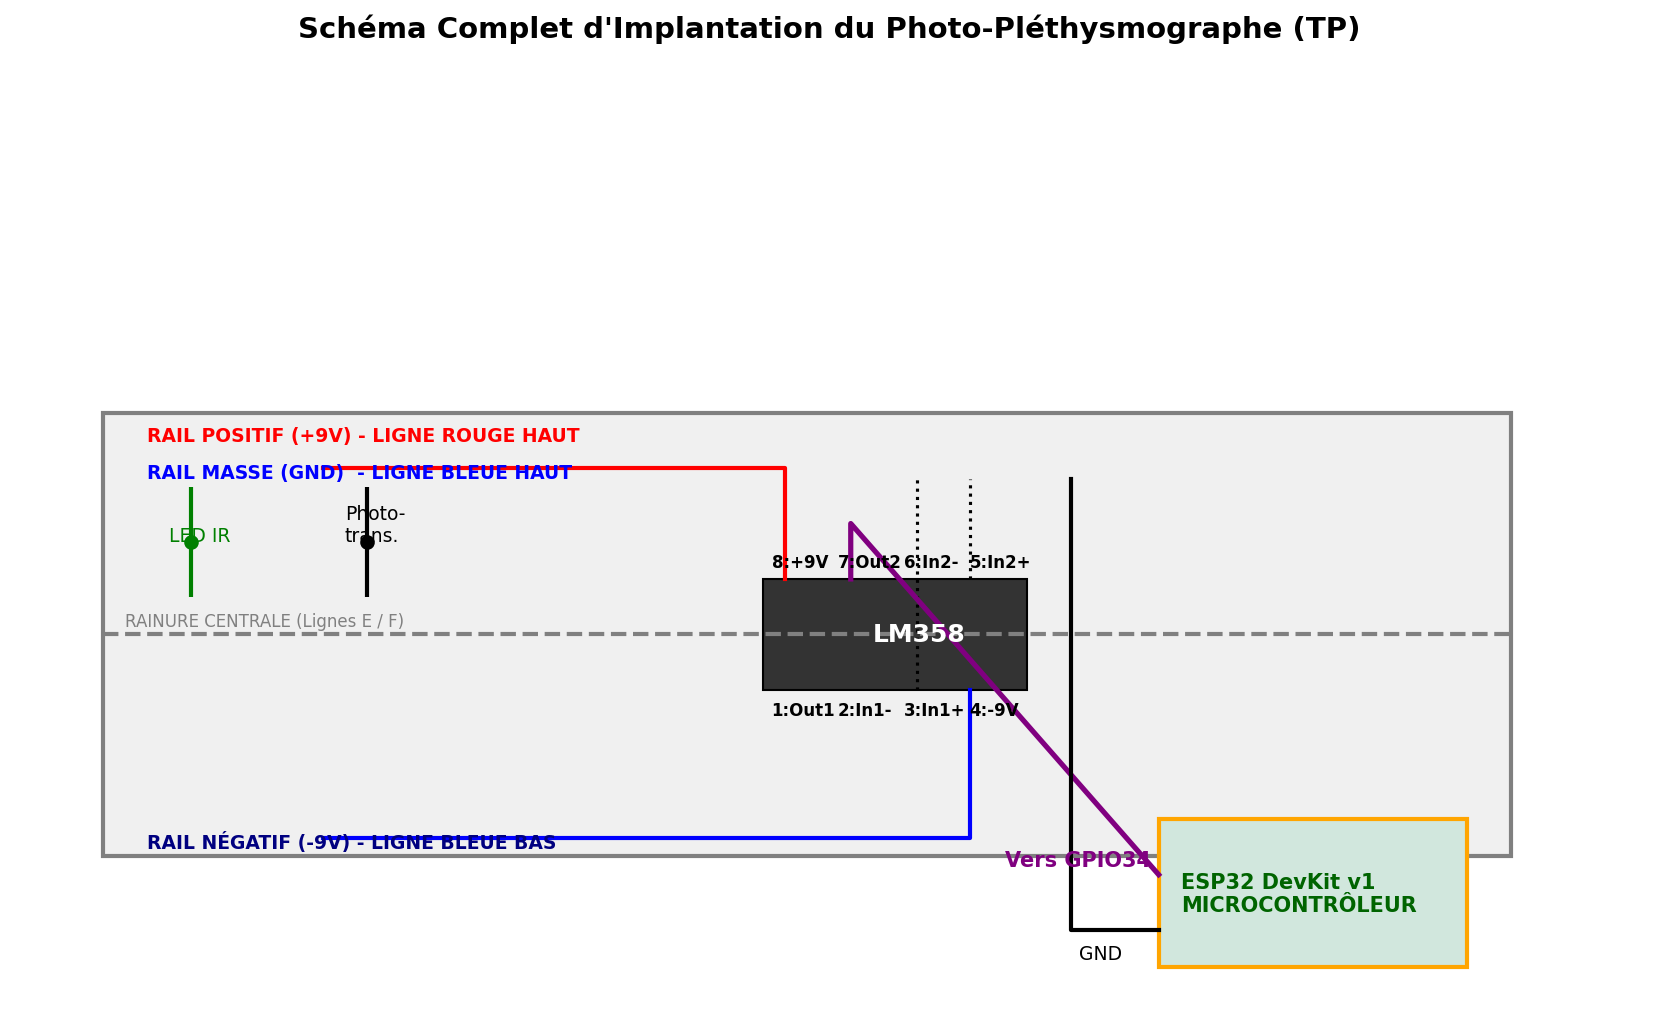

The script that saved this image:
import matplotlib.pyplot as plt
import matplotlib.patches as patches

# Création de la figure
fig, ax = plt.subplots(figsize=(14, 8))
ax.set_xlim(-2, 35)
ax.set_ylim(-10, 15)
ax.axis('off')

# 1. Dessin de la Breadboard (Plaque d'essai)
breadboard = patches.Rectangle((0, -6), 32, 12, edgecolor='gray', facecolor='#f0f0f0', lw=2)
ax.add_patch(breadboard)
ax.text(1, 5.2, "RAIL POSITIF (+9V) - LIGNE ROUGE HAUT", color='red', fontsize=9, weight='bold')
ax.text(1, 4.2, "RAIL MASSE (GND)  - LIGNE BLEUE HAUT", color='blue', fontsize=9, weight='bold')
ax.text(1, -5.8, "RAIL NÉGATIF (-9V) - LIGNE BLEUE BAS", color='navy', fontsize=9, weight='bold')

# Rainure centrale
ax.plot([0, 32], [0, 0], color='gray', linestyle='--', lw=2)
ax.text(0.5, 0.2, "RAINURE CENTRALE (Lignes E / F)", color='gray', fontsize=8)

# 2. Dessin du Circuit Intégré LM358
lm358 = patches.Rectangle((15, -1.5), 6, 3, edgecolor='black', facecolor='#333333')
ax.add_patch(lm358)
ax.text(17.5, -0.2, "LM358", color='white', fontsize=12, weight='bold')
# Broches (Pins) du LM358
pins_bas = ["1:Out1", "2:In1-", "3:In1+", "4:-9V"]
pins_haut = ["8:+9V", "7:Out2", "6:In2-", "5:In2+"]
for i in range(4):
    ax.text(15.2 + i*1.5, -2.2, pins_bas[i], fontsize=8, color='black', weight='bold')
    ax.text(15.2 + i*1.5, 1.8, pins_haut[i], fontsize=8, color='black', weight='bold')

# 3. Composants : Émetteur / Récepteur (Colonnes 2 et 6)
# LED IR
ax.errorbar(2, 2.5, yerr=1.5, fmt='o', color='green', label='LED IR', lw=2)
ax.text(1.5, 2.5, "LED IR", color='green', fontsize=9)
# Phototransistor
ax.errorbar(6, 2.5, yerr=1.5, fmt='o', color='black', label='Phototransistor', lw=2)
ax.text(5.5, 2.5, "Photo-\ntrans.", color='black', fontsize=9)

# 4. Dessin des Connexions Majeures (Fils)
# Alimentation LM358
ax.plot([15.5, 15.5, 5], [1.5, 4.5, 4.5], color='red', lw=2, label='+9V') # Pin 8 au +9V
ax.plot([19.7, 19.7, 5], [-1.5, -5.5, -5.5], color='blue', lw=2, label='-9V') # Pin 4 au -9V
# Masses (Pins 3 et 5)
ax.plot([18.5, 18.5], [-1.5, 4.2], color='black', lw=1.5, linestyle=':') # Pin 3 à la Masse
ax.plot([19.7, 19.7], [1.5, 4.2], color='black', lw=1.5, linestyle=':') # Pin 5 à la Masse

# 5. Dessin de la carte ESP32 DevKit v1 (En bas à droite)
esp32 = patches.Rectangle((24, -9), 7, 4, edgecolor='orange', facecolor='#d1e7dd', lw=2)
ax.add_patch(esp32)
ax.text(24.5, -7.5, "ESP32 DevKit v1\nMICROCONTRÔLEUR", color='darkgreen', fontsize=10, weight='bold')

# Connexion Sortie Finale (Pin 7) vers GPIO34 (entrée analogique) de l'ESP32
# Attention : l'ADC de l'ESP32 accepte 0 à 3,3 V maximum (voir hardware/README.md)
ax.plot([17, 17, 24], [1.5, 3, -6.5], color='purple', lw=2.5, linestyle='-', label='Signal GPIO34')
ax.text(20.5, -6.3, "Vers GPIO34", color='purple', fontsize=10, weight='bold')

# Masse commune vers l'ESP32
ax.plot([24, 22, 22], [-8, -8, 4.2], color='black', lw=2, label='GND Carte')
ax.text(22.2, -8.8, "GND", color='black', fontsize=9)

# Titre de la fenêtre graphique
plt.title("Schéma Complet d'Implantation du Photo-Pléthysmographe (TP)", fontsize=14, weight='bold', pad=20)
plt.savefig("schema_montage.png", dpi=150, bbox_inches="tight")
plt.show()
